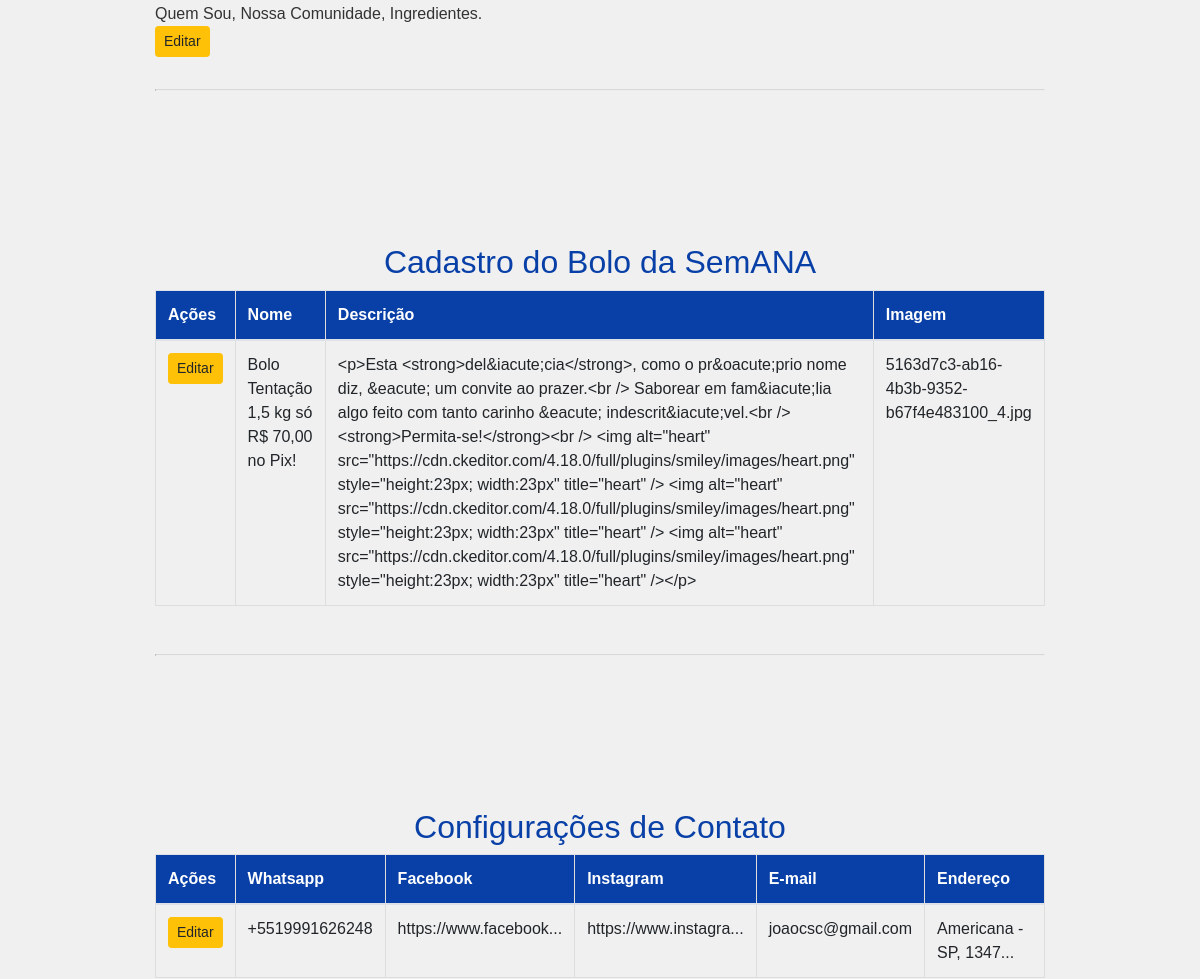
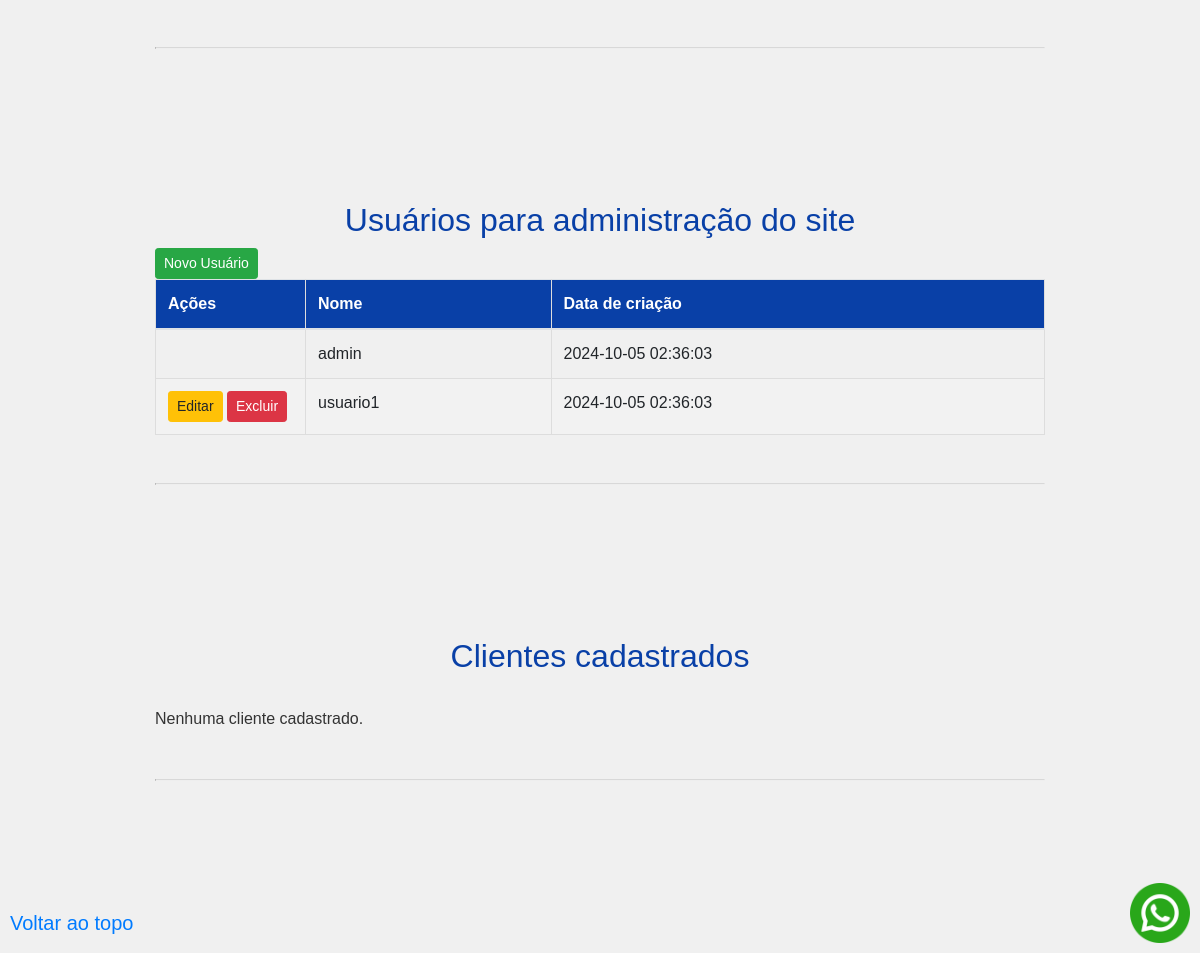
Page /admin (signed in, lower part) on the earlier database version (2 pictures, top to bottom).
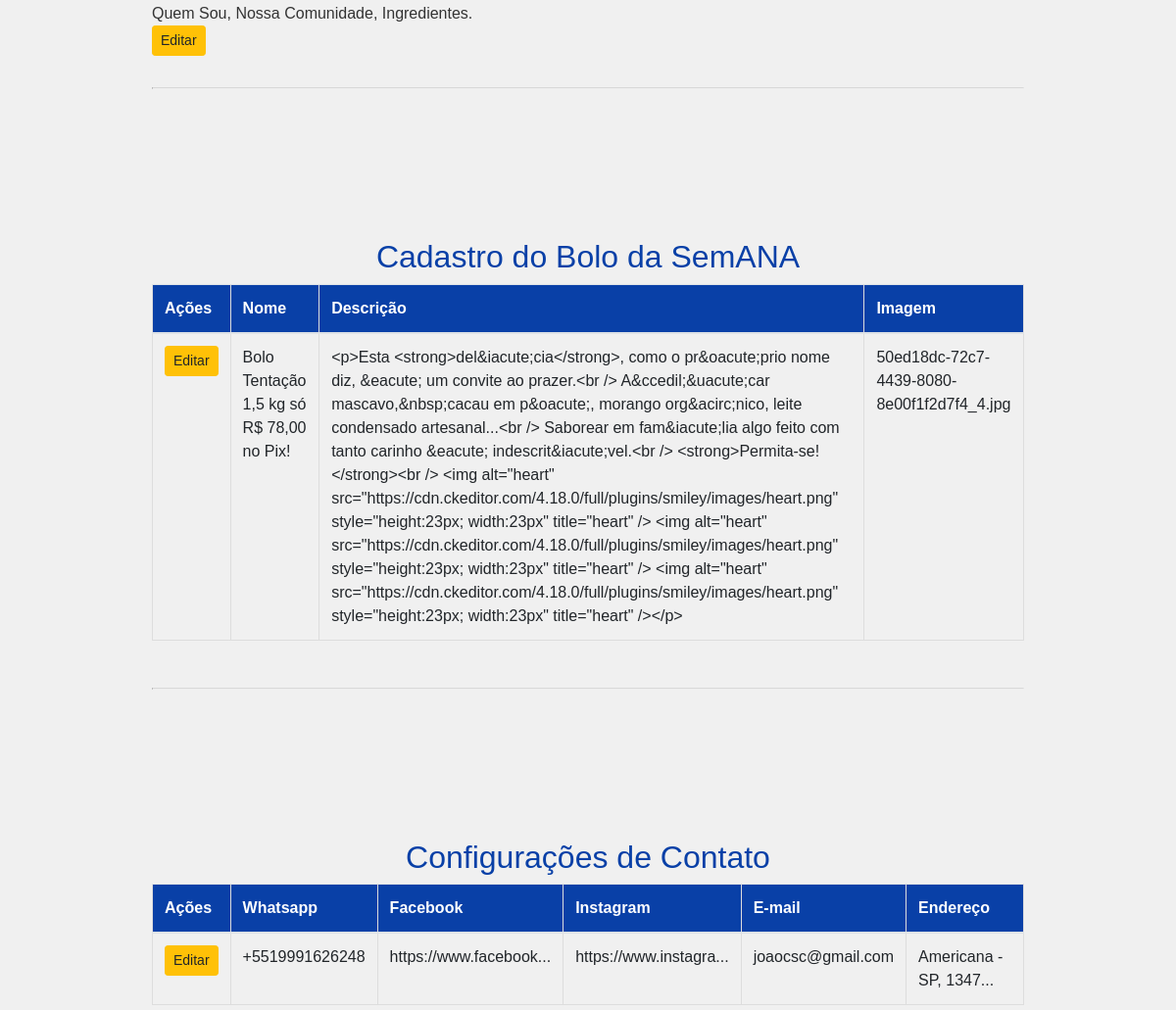
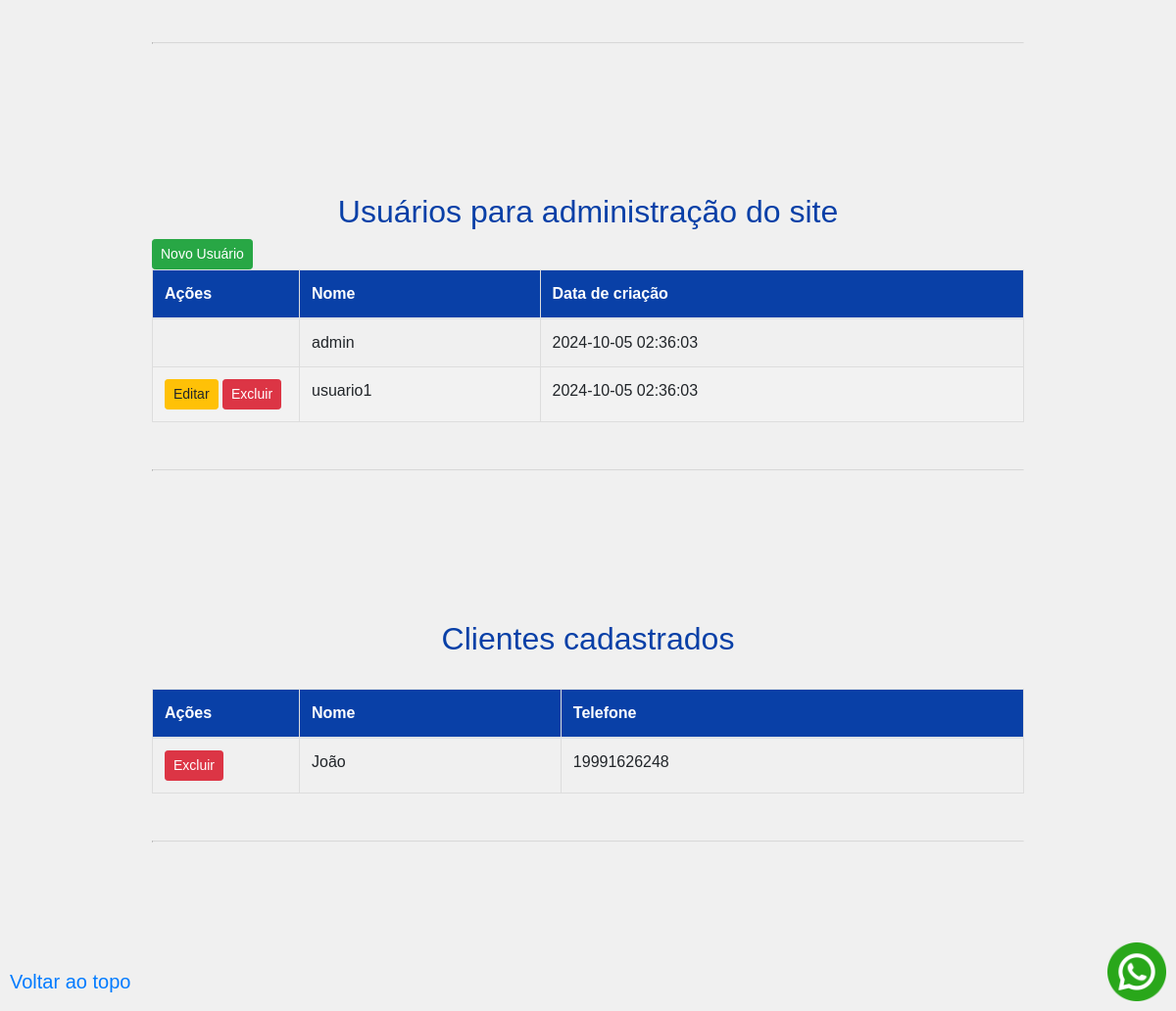
Same page on the later database version (2 pictures, top to bottom).
### tables this page shows
CREATE TABLE contato (
    id INTEGER PRIMARY KEY AUTOINCREMENT,
    created TIMESTAMP NOT NULL DEFAULT CURRENT_TIMESTAMP,
    whatsapp TEXT NOT NULL,
    facebook TEXT NOT NULL,
    instagram TEXT NOT NULL,
    email TEXT NOT NULL,
    endereco TEXT NOT NULL
);

CREATE TABLE textos (
  id INTEGER PRIMARY KEY AUTOINCREMENT,
  quem_somos TEXT NOT NULL,
  visao_semear TEXT NOT NULL,
  missao_semear TEXT NOT NULL,
  sobre_a_comunidade TEXT NOT NULL,
  nossa_historia TEXT NOT NULL,
  atividades TEXT NOT NULL,
  parceiros TEXT NOT NULL,
  transparencia TEXT NOT NULL,
  novidades TEXT NOT NULL,
  semeie TEXT NOT NULL
);

CREATE TABLE promocao (
    id INTEGER PRIMARY KEY AUTOINCREMENT,
    nome TEXT NOT NULL UNIQUE,
    descricao TEXT NOT NULL,
    imagem TEXT NOT NULL
);

CREATE TABLE usuarios (
    id INTEGER PRIMARY KEY AUTOINCREMENT,
    created TIMESTAMP NOT NULL DEFAULT CURRENT_TIMESTAMP,
    nome TEXT NOT NULL UNIQUE,
    senha TEXT NOT NULL
);

CREATE TABLE cliente (
    id INTEGER PRIMARY KEY AUTOINCREMENT,
    nome TEXT NOT NULL,
    telefone TEXT NOT NULL UNIQUE
);

### app.py (the view)
@app.route('/admin')
@login_required
def admin():
    conn = get_db_connection()
    contato = conn.execute('SELECT * FROM contato').fetchall()
    promocao = conn.execute('SELECT * FROM promocao').fetchall()
    usuarios = conn.execute('SELECT * FROM usuarios').fetchall()
    textos = conn.execute('SELECT * FROM textos').fetchall()
    clientes = conn.execute('SELECT * FROM cliente').fetchall()
    conn.close()
    return render_template('admin.html', usuario=current_user.nome, contato=contato, usuarios=usuarios, textos=textos, promocao=promocao, clientes=clientes)

### app.py (called while the page is built)
def get_db_connection():
    conn = sqlite3.connect('database.db')
    conn.row_factory = sqlite3.Row
    return conn

@login_manager.user_loader
def load_user(user_id):
    conn = get_db_connection()
    usuario = conn.execute('SELECT * FROM usuarios WHERE id = ?',
                        (user_id,)).fetchone()
    conn.close()
    if usuario:
        return Usuario(usuario[0], usuario[1], usuario[2])
    return None

### templates/admin.html (shortened to what this page needs)
{% extends 'base2.html' %}
{% block content %}
	<br><br><br>
	<br><br>
	<br>
	<br>
	<br>
    <br><a href="/logout">Sair</a>
	<br>
	<br>
	<div id="textos">
	<br><br><br><br><br>
    {% if not textos %}
        <p>Configuração não cadastrada.</p>
    {% else %}
		{% for texto in textos %}
			Quem Sou, Nossa Comunidade, Ingredientes.
			<br>
		    <a href="{{ url_for('edit_textos', id=texto.id) }}" class="btn btn-sm btn-warning">Editar</a>
		{% endfor %}
    {% endif %}
    </div>
    <br>
	<hr>
	<br>
	<div id="promocao">
	<br><br><br><br><br>
    <h2>Cadastro do Bolo da SemANA</h2>
    {% if not promocao %}
        <p>Configuração não cadastrada.</p>
    {% else %}
        <table class="table">
            <thead>
                <tr>
                    <th>Ações</th>
                    <th>Nome</th>
                    <th>Descrição</th>
                    <th>Imagem</th>
                </tr>
            </thead>
            <tbody>
                {% for promocao in promocao %}
                    <tr>
                        <td>
                            <a href="{{ url_for('edit_promocao', id=promocao.id) }}" class="btn btn-sm btn-warning">Editar</a>
                        </td>
                        <td>{{ promocao.nome }}</td>
                        <td>{{ promocao.descricao }}</td>
                        <td>{{ promocao.imagem }}</td>
                    </tr>
                {% endfor %}
            </tbody>
        </table>
    {% endif %}
    </div>
    <br>
	<hr>
	<br>
	<div id="contato">
	<br><br><br><br><br>
    <h2>Configurações de Contato</h2>
    {% if not contato %}
        <p>Configuração não cadastrada.</p>
    {% else %}
        <table class="table">
            <thead>
                <tr>
                    <th>Ações</th>
                    <th>Whatsapp</th>
                    <th>Facebook</th>
                    <th>Instagram</th>
                    <th>E-mail</th>
                    <th>Endereço</th>
                </tr>
            </thead>
            <tbody>
                {% for contato in contato %}
                    <tr>
                        <td>
                            <a href="{{ url_for('edit_contato', id=contato.id) }}" class="btn btn-sm btn-warning">Editar</a>
                        </td>
                        <td>{{ contato.whatsapp }}</td>
                        <td>{{ contato.facebook[0:20] }}...</td>
                        <td>{{ contato.instagram[0:20] }}...</td>
                        <td>{{ contato.email }}</td>
                        <td>{{ contato.endereco[0:20] }}...</td>
                    </tr>
                {% endfor %}
            </tbody>
        </table>
    {% endif %}
    </div>
	<br>
	<hr>
	<br>
	<div id="usuarios">
	<br><br><br><br><br>
    <h2>Usuários para administração do site</h2>
    <a href="{{ url_for('create_usuario') }}" class="btn btn-sm btn-success">Novo Usuário</a>
    <br>
    {% if not usuarios %}
        <p>Nenhuma usuário cadastrado.</p>
    {% else %}
        <table class="table">
            <thead>
                <tr>
                    <th width="150">Ações</th>
                    <th>Nome</th>
                    <th>Data de criação</th>
                </tr>
            </thead>
            <tbody>
                {% for usuario in usuarios %}
                    <tr>
                        <td width="150">
                        	{% if usuario.nome != 'admin' %}
                            <a href="{{ url_for('edit_usuario', id=usuario.id) }}" class="btn btn-sm btn-warning">Editar</a>
                            <a href="{{ url_for('excluir_usuario', id=usuario[0]) }}" class="btn btn-sm btn-danger">Excluir</a>
                            {% endif %}
                        </td>
                        <td>{{ usuario.nome }}</td>
                        <td>{{ usuario.created }}</td>
                    </tr>
                {% endfor %}
            </tbody>
        </table>
    {% endif %}
    </div>
	<br>
	<hr>
	<br>
	<div id="clientes">
	<br><br><br><br><br>
    <h2>Clientes cadastrados</h2>
    <br>
    {% if not clientes %}
        <p>Nenhuma cliente cadastrado.</p>
    {% else %}
        <table class="table">
            <thead>
                <tr>
                    <th width="150">Ações</th>
                    <th>Nome</th>
                    <th>Telefone</th>
                </tr>
            </thead>
            <tbody>
                {% for cliente in clientes %}
                    <tr>
                        <td width="150">
                        	{% if usuario.nome != 'admin' %}
                            <a href="{{ url_for('excluir_cliente', id=cliente[0]) }}" class="btn btn-sm btn-danger">Excluir</a>
                            {% endif %}
                        </td>
                        <td>{{ cliente.nome }}</td>
                        <td>{{ cliente.telefone }}</td>
                    </tr>
                {% endfor %}
            </tbody>
        </table>
    {% endif %}
    </div>
	<br>
{% endblock %}

### templates/base2.html (shortened to what this page needs)
<!doctype html>
<html lang="en">
  <head>
    <link rel="stylesheet" href="https://stackpath.bootstrapcdn.com/bootstrap/4.3.1/css/bootstrap.min.css">
	<link rel="stylesheet" href="https://cdn.jsdelivr.net/npm/bootstrap@4.6.1/dist/css/bootstrap.min.css">
	<link rel="stylesheet" href="{{ url_for('static', filename='css/style.css') }}">
  </head>
  <body>
	{% for contato in contato %}
		<a class="navbar-brand" href="https://api.whatsapp.com/send?phone={{ contato['whatsapp'] }}&text=Olá! Venho a partir do site.">
		  <img src="{{ url_for('static', filename='img/whatsapp.png') }}" alt="Whatsapp" width="60" height="60" style="position: fixed; bottom: 10px; right: 10px; z-index: 100;">
		</a>
	{% endfor %}
	<a class="navbar-brand" href="#topo" style="position: fixed; bottom: 10px; left: 10px; z-index: 100;">Voltar ao topo</a>
    <div class="container">
        {% block content %} {% endblock %}
		<hr>
		<br><br><br>
	<br><br><br>
    </div>
  </body>
</html>

### static/css/style.css (style rules this page uses)
h2 { color: #0940A7; font-family: Arial, sans-serif; text-align: center; padding 7px; }
hr { display: block; margin-top: 0.5em; margin-bottom: 0.5em; margin-left: auto; margin-right: auto; border-style: inset; border-width: 1px; }
table { font-family: Arial, Helvetica, sans-serif; border-collapse: collapse; width: 100%; }
table td, table th { border: 1px solid #ddd; padding: 8px; }
table tr:nth-child(even) { background-color: #f2f2f2; }
table th { padding-top: 12px; padding-bottom: 12px; text-align: left; background-color: #0940A7; color: white; }
.container { overflow: hidden; }
body { font-family: Arial, sans-serif; font-size: 16px; color: #333; background-color: #f0f0f0; margin: 0 auto; padding: 20px; max-width: 960px; }

Differences in the rows shown:
changed promocao: nome "Bolo Tentação 1,5 kg só R$ 70,00 no Pix!" → "Bolo Tentação 1,5 kg só R$ 78,00 no Pix!"; descricao "…convite ao prazer.<br /> Saborear em fam&iacute;lia algo…" → "…convite ao prazer.<br /> A&ccedil;&uacute;car mascavo,&nbsp;cacau em p&oacute;, morango org&acirc;nico, leite condensado artesanal...<br /> Saborear em fam&iacute;lia algo…"; imagem "5163d7c3-ab16-4b3b-9352-b67f4e483100_4.jpg" → "50ed18dc-72c7-4439-8080-8e00f1f2d7f4_4.jpg"
added cliente: nome "João", telefone "19991626248"
Other differences:
text no longer shown: "Nenhuma cliente cadastrado."
text now shown: "Ações Nome Telefone"
